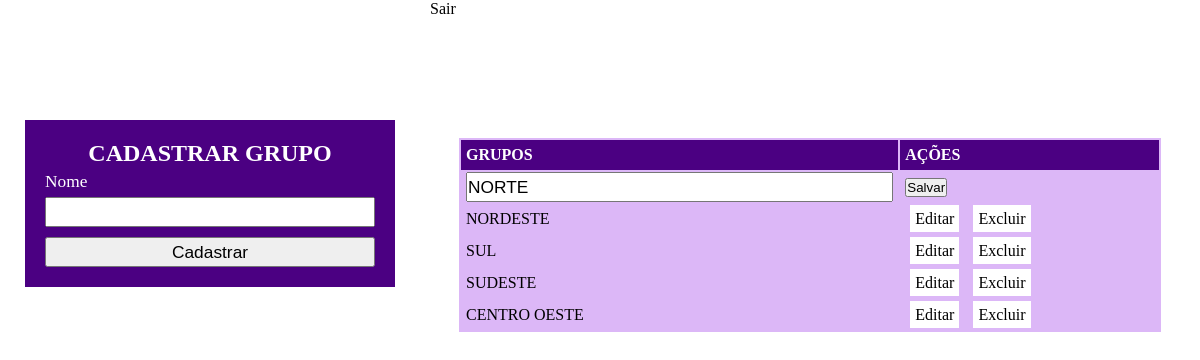
Screenshot of /grupo.php?ac=editar&id=1 (signed in) with the database file from the repository.
### tables this page shows
CREATE TABLE `grupos` (
  `id_grupo` int(11) NOT NULL,
  `grupo_nome` varchar(100) NOT NULL
);

### CLASSES/Grupos.php (called while the page is built, shortened)
<?php
require_once "./CLASSES/conexao.php";
Class Grupo{
    public function buscarGrupos(){
        $pdo = new Conexao();
        $sql = $pdo->getPDO()->prepare("SELECT * FROM grupos");
        $sql->execute();
        return $sql->fetchAll(PDO::FETCH_OBJ);
    }
}
?>

### CLASSES/Conexao.php (called while the page is built, shortened)
<?php
Class Conexao{
  private $pdo;
  private $nome = "desafio_economapas";
  private $host = "localhost";
  private $usuario = "root";
  private $senha = "";
  public function getPDO(){
    return $this->conectar();
  }
  private function conectar(){
    try{
      $this->pdo = new PDO("mysql:dbname=".$this->nome.";host=".$this->host, $this->usuario, $this->senha);
    }
    catch(PDOException $e){
      $this->msgErro = $e->getMessage();
      printf("<div class=\"msg-erro\">{$this->msgErro}</div>");
    }
    return $this->pdo;
  }
}
?>

### grupo.php (the view, shortened to what this page needs)
<?php
 require_once "./CLASSES/Grupos.php";
 $Grupo = new Grupo();
 $id = isset($_GET["id"]) ? $_GET["id"] : null;
 $ac = isset($_GET["ac"]) ? $_GET["ac"] : null;
?>
<a href="sair.php">Sair</a>
<!DOCTYPE html>
<html>
<head>
    <link rel="stylesheet" href="CSS/areaPrivada.css">
</head>
<body>
    <section id="esquerda">
      <form method="post" action="">
        <h2>CADASTRAR GRUPO</h2>
        <label for="grupo">Nome</label>
        <input type="text" name="grupo_nome" id="UF">
        <input type="submit" value="Cadastrar">
      </form>
    </section>
    <section id="direita">
      <table id="tb-grupo">
        <tr id="titulo">
          <td>GRUPOS</td>
          <td>AÇÕES</td>
        </tr>
         <?php
         foreach($Grupo->buscarGrupos() as $grupo_nome):
          if($ac === 'editar' && $grupo_nome->id_grupo == $id){
            ?>
              <tr>
                <form method="get" action="">
                  <td>
                    <input type="text" name="novo-grupo-nome" value="<?php echo $grupo_nome->grupo_nome?>">
                  </td>
                  <td>
                    <button type="submit" class="link-editar">Salvar</button>
                  </td>
                </form>
              </tr>
            <?php
          } else {
            ?>
              <tr>
                <td>
                  <?php echo $grupo_nome->grupo_nome?>
                </td>
                <td>
                  <a class="link-editar" href="?ac=editar&id=<?php echo $grupo_nome->id_grupo?>">Editar</a>
                  <a class="link-excluir" href="?ac=excluir&id=<?php echo $grupo_nome->id_grupo?>">Excluir</a>
                </td>
              </tr>
            <?php
          }
         ?>
         <?php
         endforeach;
         ?>
      </table>
</html>

### CSS/areaPrivada.css (style rules this page uses)
* { margin: 0px; padding: 0px; }
label, input { display: block; line-height: 30px; height: 30px; outline: none; font-size: 13pt; width: 100%; }
form { width: 330px; background-color: #4b0082; color: #ffffff; padding: 20px; margin: 120px auto; }
input[type="submit"] { margin-top: 10px; cursor: pointer; }
h2 { text-align: center; }
#esquerda { width: 35%; float: left; }
#direita { width: 65%; float: left; }
table { background-color: #dcb7f7; width: 90%; margin: 120px auto; }
tr { line-height: 30px; }
tr#titulo { font-weight: bold; background-color: #4b0082; color: #ffffff; }
td { padding: 0px 5px; }
a { background-color: #ffffff; color: #000000; padding: 5px; margin: 0px 5px; text-decoration: none; }

### rows the page displays
grupos: novo-grupo-nome "NORTE"
grupos: grupo_nome "NORDESTE"
grupos: grupo_nome "SUL"
grupos: grupo_nome "SUDESTE"
grupos: grupo_nome "CENTRO OESTE"
